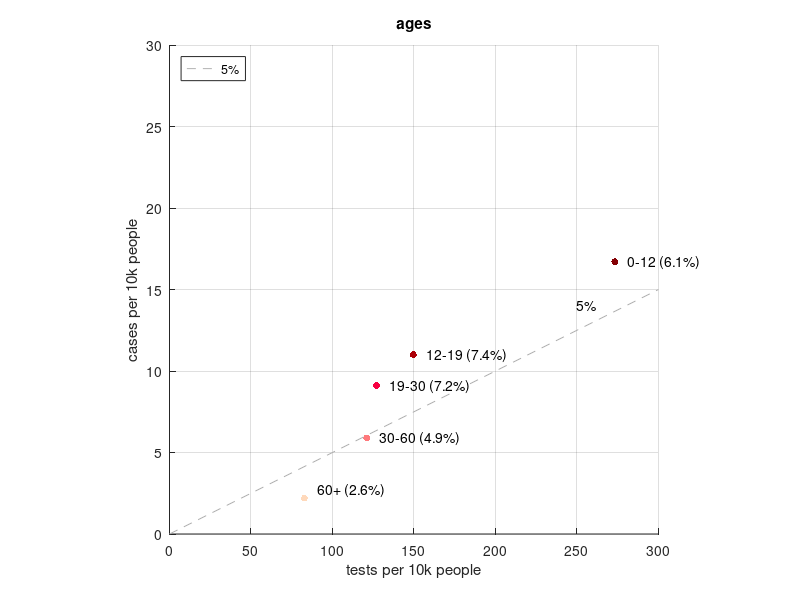
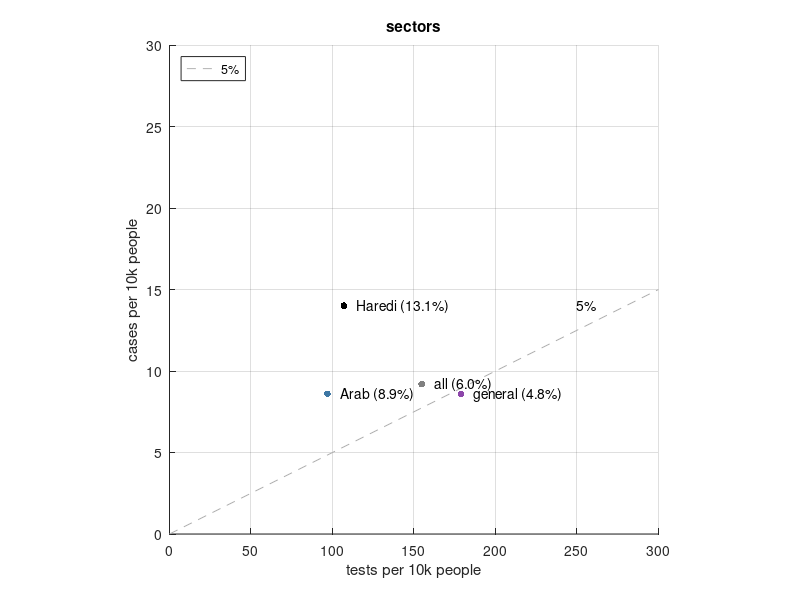
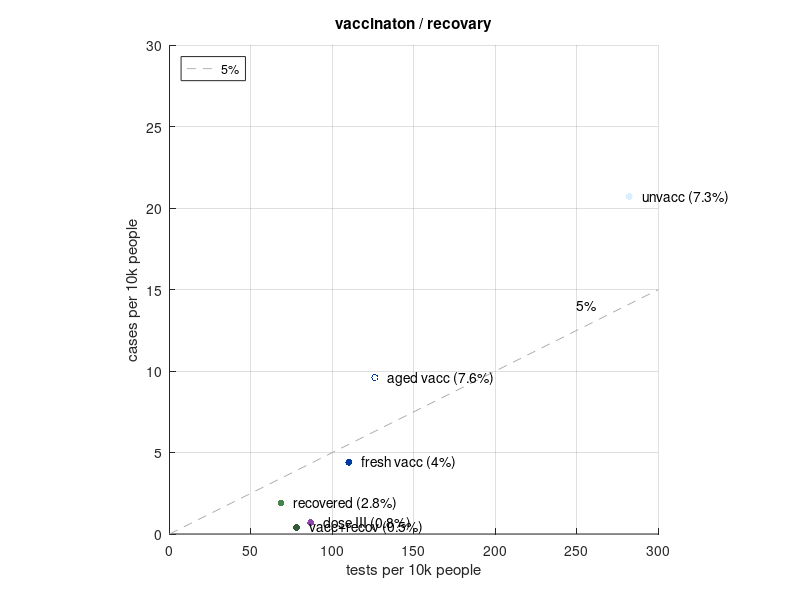

These charts were generated, in order, by the following MATLAB code:
agex = [273.2;149.6;127;121;82.8];
agey = [16.7;11;9.1;5.9;2.2];
agel = {'0-12 (6.1%)','12-19 (7.4%)','19-30 (7.2%)','30-60 (4.9%)','60+ (2.6%)'};
sectorx = [178.8;107;96.9;154.7];
sectory = [8.6;14;8.6;9.2];
sectorl = {'general (4.8%)','Haredi (13.1%)','Arab (8.9%)','all (6.0%)'};
vaccx = [282;126;110;86.6;68.3;78];
vaccy = [20.7;9.6;4.4;0.7;1.9;0.4];
vaccl = {'unvacc (7.3%)','aged vacc (7.6%)','fresh vacc (4%)','dose III (0.8%)','recovered (2.8%)','vacc+recov (0.5%)'};

figure('position',[100,100,900,900]);
scatter(agex,agey,25,...
    [0.518,0,0.016;0.675,0,0.03;0.969,0,0.255;1,0.475,0.486;1,0.851,0.733],...
    'fill')
hold on
hl = line([0 300],[0 15],'Color',[0.7 0.7 0.7],'linestyle','--');
txty = agey;
txty(end) = txty(end)+0.5;
text(agex + 8,txty,agel)
text(250,14,'5%')
legend(hl,'5%','location','northwest')
xlim([0 300])
ylim([0 30])
grid on
title('ages')
ylabel('cases per 10k people')
xlabel('tests per 10k people')
axis square
set(gcf,'Color','w')
%%
figure('position',[100,100,900,900]);
scatter(sectorx,sectory,25,...
    [0.553,0.275,0.667;0,0,0;0.243,0.467,0.643;0.5 0.5 0.5],...
    'fill')
xlim([0 300])
ylim([0 30])
hold on
hl = line([0 300],[0 15],'Color',[0.7 0.7 0.7],'linestyle','--');

text(sectorx + 8,sectory,sectorl)
text(250,14,'5%')
legend(hl,'5%','location','northwest')

grid on
title('sectors')
ylabel('cases per 10k people')
xlabel('tests per 10k people')
axis square
set(gcf,'Color','w')
%% 
figure('position',[100,100,900,900]);
scatter(vaccx,vaccy,25,...
    [0.859,0.933,0.996;0,0.224,0.631;0,0.224,0.631;0.553,0.275,0.667;...
    0.271,0.518,0.294;0.2,0.353,0.212],'fill');
hold on;
scatter(vaccx(2),vaccy(2),15,[1 1 1],'fill');
xlim([0 300])
ylim([0 30])
hold on
hl = line([0 300],[0 15],'Color',[0.7 0.7 0.7],'linestyle','--');
text(vaccx + 8,vaccy,vaccl)
text(250,14,'5%')
legend(hl,'5%','location','northwest')
grid on
title('vaccinaton / recovary')
ylabel('cases per 10k people')
xlabel('tests per 10k people')
axis square
set(gcf,'Color','w')

